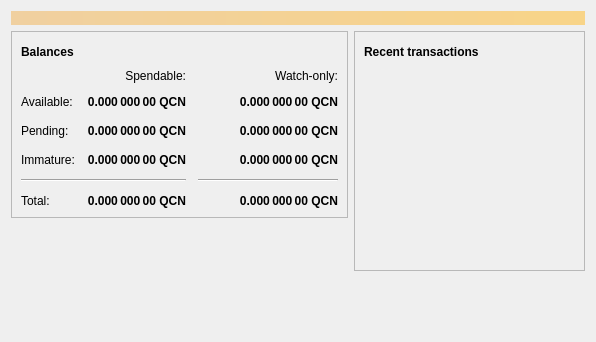
<?xml version="1.0" encoding="UTF-8"?>
<ui version="4.0">
 <class>OverviewPage</class>
 <widget class="QWidget" name="OverviewPage">
  <property name="geometry">
   <rect>
    <x>0</x>
    <y>0</y>
    <width>596</width>
    <height>342</height>
   </rect>
  </property>
  <property name="windowTitle">
   <string>Form</string>
  </property>
  <layout class="QVBoxLayout" name="topLayout">
   <item>
    <widget class="QLabel" name="labelAlerts">
     <property name="visible">
      <bool>false</bool>
     </property>
     <property name="styleSheet">
      <string notr="true">QLabel { background-color: qlineargradient(x1: 0, y1: 0, x2: 1, y2: 0, stop:0 #F0D0A0, stop:1 #F8D488); color:#000000; }</string>
     </property>
     <property name="wordWrap">
      <bool>true</bool>
     </property>
     <property name="margin">
      <number>3</number>
     </property>
     <property name="textInteractionFlags">
      <set>Qt::TextSelectableByMouse</set>
     </property>
    </widget>
   </item>
   <item>
    <layout class="QHBoxLayout" name="horizontalLayout" stretch="1,1">
     <item>
      <layout class="QVBoxLayout" name="verticalLayout_2">
       <item>
        <widget class="QFrame" name="frame">
         <property name="frameShape">
          <enum>QFrame::StyledPanel</enum>
         </property>
         <property name="frameShadow">
          <enum>QFrame::Raised</enum>
         </property>
         <layout class="QVBoxLayout" name="verticalLayout_4">
          <item>
           <layout class="QHBoxLayout" name="horizontalLayout_4">
            <item>
             <widget class="QLabel" name="label_5">
              <property name="font">
               <font>
                <weight>75</weight>
                <bold>true</bold>
               </font>
              </property>
              <property name="text">
               <string>Balances</string>
              </property>
             </widget>
            </item>
            <item>
             <widget class="QPushButton" name="labelWalletStatus">
              <property name="enabled">
               <bool>true</bool>
              </property>
              <property name="maximumSize">
               <size>
                <width>30</width>
                <height>16777215</height>
               </size>
              </property>
              <property name="toolTip">
               <string>The displayed information may be out of date. Your wallet automatically synchronizes with the Qcoin network after a connection is established, but this process has not completed yet.</string>
              </property>
              <property name="text">
               <string/>
              </property>
              <property name="icon">
               <iconset resource="../bitcoin.qrc">
                <normaloff>:/icons/warning</normaloff>
                <disabledoff>:/icons/warning</disabledoff>:/icons/warning</iconset>
              </property>
              <property name="iconSize">
               <size>
                <width>24</width>
                <height>24</height>
               </size>
              </property>
              <property name="flat">
               <bool>true</bool>
              </property>
             </widget>
            </item>
            <item>
             <spacer name="horizontalSpacer_3">
              <property name="orientation">
               <enum>Qt::Horizontal</enum>
              </property>
              <property name="sizeHint" stdset="0">
               <size>
                <width>40</width>
                <height>20</height>
               </size>
              </property>
             </spacer>
            </item>
           </layout>
          </item>
          <item>
           <layout class="QGridLayout" name="gridLayout">
            <property name="spacing">
             <number>12</number>
            </property>
            <item row="2" column="2">
             <widget class="QLabel" name="labelWatchPending">
              <property name="font">
               <font>
                <weight>75</weight>
                <bold>true</bold>
               </font>
              </property>
              <property name="cursor">
               <cursorShape>IBeamCursor</cursorShape>
              </property>
              <property name="toolTip">
               <string>Unconfirmed transactions to watch-only addresses</string>
              </property>
              <property name="text">
               <string notr="true">0.000 000 00 QCN</string>
              </property>
              <property name="alignment">
               <set>Qt::AlignRight|Qt::AlignTrailing|Qt::AlignVCenter</set>
              </property>
              <property name="textInteractionFlags">
               <set>Qt::LinksAccessibleByMouse|Qt::TextSelectableByKeyboard|Qt::TextSelectableByMouse</set>
              </property>
             </widget>
            </item>
            <item row="2" column="1">
             <widget class="QLabel" name="labelUnconfirmed">
              <property name="font">
               <font>
                <weight>75</weight>
                <bold>true</bold>
               </font>
              </property>
              <property name="cursor">
               <cursorShape>IBeamCursor</cursorShape>
              </property>
              <property name="toolTip">
               <string>Total of transactions that have yet to be confirmed, and do not yet count toward the spendable balance</string>
              </property>
              <property name="text">
               <string notr="true">0.000 000 00 QCN</string>
              </property>
              <property name="alignment">
               <set>Qt::AlignRight|Qt::AlignTrailing|Qt::AlignVCenter</set>
              </property>
              <property name="textInteractionFlags">
               <set>Qt::LinksAccessibleByMouse|Qt::TextSelectableByKeyboard|Qt::TextSelectableByMouse</set>
              </property>
             </widget>
            </item>
            <item row="3" column="2">
             <widget class="QLabel" name="labelWatchImmature">
              <property name="font">
               <font>
                <weight>75</weight>
                <bold>true</bold>
               </font>
              </property>
              <property name="cursor">
               <cursorShape>IBeamCursor</cursorShape>
              </property>
              <property name="toolTip">
               <string>Mined balance in watch-only addresses that has not yet matured</string>
              </property>
              <property name="text">
               <string notr="true">0.000 000 00 QCN</string>
              </property>
              <property name="alignment">
               <set>Qt::AlignRight|Qt::AlignTrailing|Qt::AlignVCenter</set>
              </property>
              <property name="textInteractionFlags">
               <set>Qt::LinksAccessibleByMouse|Qt::TextSelectableByKeyboard|Qt::TextSelectableByMouse</set>
              </property>
             </widget>
            </item>
            <item row="4" column="0" colspan="2">
             <widget class="Line" name="line">
              <property name="orientation">
               <enum>Qt::Horizontal</enum>
              </property>
             </widget>
            </item>
            <item row="4" column="2">
             <widget class="Line" name="lineWatchBalance">
              <property name="sizePolicy">
               <sizepolicy hsizetype="Preferred" vsizetype="Fixed">
                <horstretch>0</horstretch>
                <verstretch>0</verstretch>
               </sizepolicy>
              </property>
              <property name="minimumSize">
               <size>
                <width>140</width>
                <height>0</height>
               </size>
              </property>
              <property name="orientation">
               <enum>Qt::Horizontal</enum>
              </property>
             </widget>
            </item>
            <item row="5" column="0">
             <widget class="QLabel" name="labelTotalText">
              <property name="text">
               <string>Total:</string>
              </property>
             </widget>
            </item>
            <item row="3" column="1">
             <widget class="QLabel" name="labelImmature">
              <property name="font">
               <font>
                <weight>75</weight>
                <bold>true</bold>
               </font>
              </property>
              <property name="cursor">
               <cursorShape>IBeamCursor</cursorShape>
              </property>
              <property name="toolTip">
               <string>Mined balance that has not yet matured</string>
              </property>
              <property name="text">
               <string notr="true">0.000 000 00 QCN</string>
              </property>
              <property name="alignment">
               <set>Qt::AlignRight|Qt::AlignTrailing|Qt::AlignVCenter</set>
              </property>
              <property name="textInteractionFlags">
               <set>Qt::LinksAccessibleByMouse|Qt::TextSelectableByKeyboard|Qt::TextSelectableByMouse</set>
              </property>
             </widget>
            </item>
            <item row="2" column="3">
             <spacer name="horizontalSpacer_2">
              <property name="orientation">
               <enum>Qt::Horizontal</enum>
              </property>
              <property name="sizeHint" stdset="0">
               <size>
                <width>40</width>
                <height>20</height>
               </size>
              </property>
             </spacer>
            </item>
            <item row="3" column="0">
             <widget class="QLabel" name="labelImmatureText">
              <property name="text">
               <string>Immature:</string>
              </property>
             </widget>
            </item>
            <item row="5" column="1">
             <widget class="QLabel" name="labelTotal">
              <property name="font">
               <font>
                <weight>75</weight>
                <bold>true</bold>
               </font>
              </property>
              <property name="cursor">
               <cursorShape>IBeamCursor</cursorShape>
              </property>
              <property name="toolTip">
               <string>Your current total balance</string>
              </property>
              <property name="text">
               <string notr="true">0.000 000 00 QCN</string>
              </property>
              <property name="alignment">
               <set>Qt::AlignRight|Qt::AlignTrailing|Qt::AlignVCenter</set>
              </property>
              <property name="textInteractionFlags">
               <set>Qt::LinksAccessibleByMouse|Qt::TextSelectableByKeyboard|Qt::TextSelectableByMouse</set>
              </property>
             </widget>
            </item>
            <item row="5" column="2">
             <widget class="QLabel" name="labelWatchTotal">
              <property name="font">
               <font>
                <weight>75</weight>
                <bold>true</bold>
               </font>
              </property>
              <property name="cursor">
               <cursorShape>IBeamCursor</cursorShape>
              </property>
              <property name="toolTip">
               <string>Current total balance in watch-only addresses</string>
              </property>
              <property name="text">
               <string notr="true">0.000 000 00 QCN</string>
              </property>
              <property name="alignment">
               <set>Qt::AlignRight|Qt::AlignTrailing|Qt::AlignVCenter</set>
              </property>
              <property name="textInteractionFlags">
               <set>Qt::LinksAccessibleByMouse|Qt::TextSelectableByKeyboard|Qt::TextSelectableByMouse</set>
              </property>
             </widget>
            </item>
            <item row="0" column="2">
             <widget class="QLabel" name="labelWatchonly">
              <property name="text">
               <string>Watch-only:</string>
              </property>
              <property name="alignment">
               <set>Qt::AlignRight|Qt::AlignTrailing|Qt::AlignVCenter</set>
              </property>
             </widget>
            </item>
            <item row="1" column="0">
             <widget class="QLabel" name="labelBalanceText">
              <property name="text">
               <string>Available:</string>
              </property>
             </widget>
            </item>
            <item row="1" column="1">
             <widget class="QLabel" name="labelBalance">
              <property name="font">
               <font>
                <weight>75</weight>
                <bold>true</bold>
               </font>
              </property>
              <property name="cursor">
               <cursorShape>IBeamCursor</cursorShape>
              </property>
              <property name="toolTip">
               <string>Your current spendable balance</string>
              </property>
              <property name="text">
               <string notr="true">0.000 000 00 QCN</string>
              </property>
              <property name="alignment">
               <set>Qt::AlignRight|Qt::AlignTrailing|Qt::AlignVCenter</set>
              </property>
              <property name="textInteractionFlags">
               <set>Qt::LinksAccessibleByMouse|Qt::TextSelectableByKeyboard|Qt::TextSelectableByMouse</set>
              </property>
             </widget>
            </item>
            <item row="1" column="2">
             <widget class="QLabel" name="labelWatchAvailable">
              <property name="font">
               <font>
                <weight>75</weight>
                <bold>true</bold>
               </font>
              </property>
              <property name="cursor">
               <cursorShape>IBeamCursor</cursorShape>
              </property>
              <property name="toolTip">
               <string>Your current balance in watch-only addresses</string>
              </property>
              <property name="text">
               <string notr="true">0.000 000 00 QCN</string>
              </property>
              <property name="alignment">
               <set>Qt::AlignRight|Qt::AlignTrailing|Qt::AlignVCenter</set>
              </property>
              <property name="textInteractionFlags">
               <set>Qt::LinksAccessibleByMouse|Qt::TextSelectableByKeyboard|Qt::TextSelectableByMouse</set>
              </property>
             </widget>
            </item>
            <item row="2" column="0">
             <widget class="QLabel" name="labelPendingText">
              <property name="text">
               <string>Pending:</string>
              </property>
             </widget>
            </item>
            <item row="0" column="1">
             <widget class="QLabel" name="labelSpendable">
              <property name="text">
               <string>Spendable:</string>
              </property>
              <property name="alignment">
               <set>Qt::AlignRight|Qt::AlignTrailing|Qt::AlignVCenter</set>
              </property>
             </widget>
            </item>
           </layout>
          </item>
         </layout>
        </widget>
       </item>
       <item>
        <spacer name="verticalSpacer">
         <property name="orientation">
          <enum>Qt::Vertical</enum>
         </property>
         <property name="sizeHint" stdset="0">
          <size>
           <width>20</width>
           <height>40</height>
          </size>
         </property>
        </spacer>
       </item>
      </layout>
     </item>
     <item>
      <layout class="QVBoxLayout" name="verticalLayout_3">
       <item>
        <widget class="QFrame" name="frame_2">
         <property name="frameShape">
          <enum>QFrame::StyledPanel</enum>
         </property>
         <property name="frameShadow">
          <enum>QFrame::Raised</enum>
         </property>
         <layout class="QVBoxLayout" name="verticalLayout">
          <item>
           <layout class="QHBoxLayout" name="horizontalLayout_2">
            <item>
             <widget class="QLabel" name="label_4">
              <property name="font">
               <font>
                <weight>75</weight>
                <bold>true</bold>
               </font>
              </property>
              <property name="text">
               <string>Recent transactions</string>
              </property>
             </widget>
            </item>
            <item>
             <widget class="QPushButton" name="labelTransactionsStatus">
              <property name="enabled">
               <bool>true</bool>
              </property>
              <property name="maximumSize">
               <size>
                <width>30</width>
                <height>16777215</height>
               </size>
              </property>
              <property name="toolTip">
               <string>The displayed information may be out of date. Your wallet automatically synchronizes with the Qcoin network after a connection is established, but this process has not completed yet.</string>
              </property>
              <property name="text">
               <string/>
              </property>
              <property name="icon">
               <iconset resource="../bitcoin.qrc">
                <normaloff>:/icons/warning</normaloff>
                <disabledoff>:/icons/warning</disabledoff>:/icons/warning</iconset>
              </property>
              <property name="iconSize">
               <size>
                <width>24</width>
                <height>24</height>
               </size>
              </property>
              <property name="flat">
               <bool>true</bool>
              </property>
             </widget>
            </item>
            <item>
             <spacer name="horizontalSpacer">
              <property name="orientation">
               <enum>Qt::Horizontal</enum>
              </property>
              <property name="sizeHint" stdset="0">
               <size>
                <width>40</width>
                <height>20</height>
               </size>
              </property>
             </spacer>
            </item>
           </layout>
          </item>
          <item>
           <widget class="QListView" name="listTransactions">
            <property name="styleSheet">
             <string notr="true">QListView { background: transparent; }</string>
            </property>
            <property name="frameShape">
             <enum>QFrame::NoFrame</enum>
            </property>
            <property name="verticalScrollBarPolicy">
             <enum>Qt::ScrollBarAlwaysOff</enum>
            </property>
            <property name="horizontalScrollBarPolicy">
             <enum>Qt::ScrollBarAlwaysOff</enum>
            </property>
            <property name="selectionMode">
             <enum>QAbstractItemView::NoSelection</enum>
            </property>
           </widget>
          </item>
         </layout>
        </widget>
       </item>
       <item>
        <spacer name="verticalSpacer_2">
         <property name="orientation">
          <enum>Qt::Vertical</enum>
         </property>
         <property name="sizeHint" stdset="0">
          <size>
           <width>20</width>
           <height>40</height>
          </size>
         </property>
        </spacer>
       </item>
      </layout>
     </item>
    </layout>
   </item>
  </layout>
 </widget>
 <resources/>
 <connections/>
</ui>
